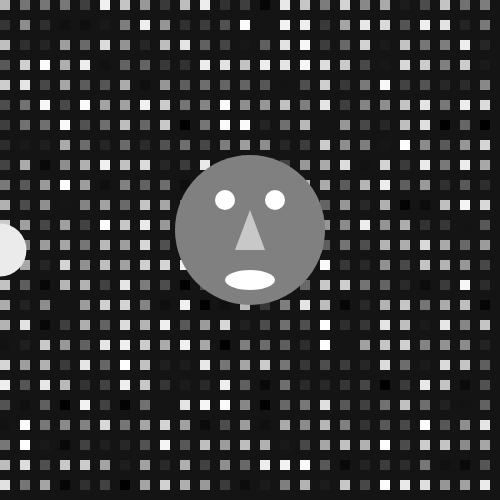
Frame 1 (no input)
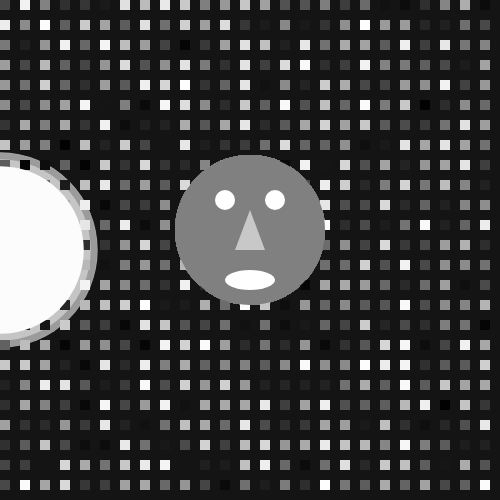
Frame 60 (no input)
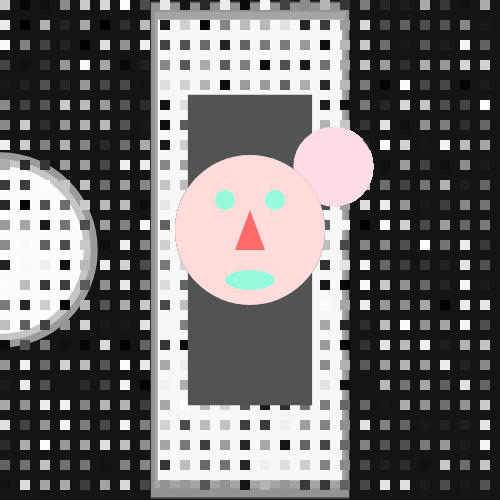
Frame 120 (the mouse pressed at the canvas centre since frame 60)

The p5.js sketch that drew these frames (run headless with seeded random() and noise() and a simulated clock; from frame 60 on, the mouse is pressed at the canvas centre):

// p5.js sketch
// ── sketch.js


let lxo = 200;
let lyo = 150;

let rand = 0;
let gridName = "Gary";
function setup() {
  createCanvas(500, 500);

  noStroke();
 
  background(20);
  fill(255);
  rectMode(CENTER);
  frameRate(30)
}

function draw() {
    


  for (let i = 0; i < 500; i += 20) {
    for (let j = 0; j < 500; j += 20) {
      rand = random(255);
      fill(rand);
      rect(i + 5, j + 5, 10, 10);
      console.log("this has a greyscale value of" + rand);
    }
  }
let r = random(10,100); //0to30
  let m = mouseX;
  console.log(m + " " + r);

 if (m < width/2)  {
 
    ellipse(m, height/2, r * 2, r * 2);
    fill("pink");
 } else {
   
    rect(m, height/2, r * 2, r * 5);
   }
   if (r < 20){
 console.log("hi");
}



  // mouse pressed test
  if (mouseIsPressed) {



        if (mouseX < 100) {

          if (mouseY < 100) {
            fill(255, 220, 220);
            ellipse(width / 4, height / 4, 60, 60);
          }

        }
        if (mouseX > 100) {

          if (mouseY > 100) {
            fill(255, 220, 230);
            rect(width / 1.5, height / 3, 80, 80, 40);
          }
        }

        if (mouseX > 400) {

          if (mouseY > 400) {
            fill(255, 220, 230);
            rect(width / 1.5, height / 1.5, 80, 80, 10);
          }
        }


      }   // mouse pressed test ends


 
      // ----------------------- face start
      fill("grey");
      // anchor graphic

      ellipse(50 + lxo, 80 + lyo, 150, 150);
      fill(255);
      ellipse(25 + lxo, 50 + lyo, 20, 20);
      ellipse(75 + lxo, 50 + lyo, 20, 20);
      ellipse(50 + lxo, 130 + lyo, 50, 20);
      // x1,y1,x2,y2,x3,y3
      fill(200);
      triangle(50 + lxo, 60 + lyo, 35 + lxo, 100 + lyo, 65 + lxo, 100 + lyo);
      // ------------------------face end

      // roll over test
      if (mouseX > 200 && mouseX < 300) {
        if (mouseY > 200 && mouseY < 300) {

          fill(255, 220, 220);
          ellipse(50 + lxo, 80 + lyo, 150, 150);
          fill(255, 0, 0, 130);
          triangle(50 + lxo, 60 + lyo, 35 + lxo, 100 + lyo, 65 + lxo, 100 + lyo);
          fill(150, 250, 220);
          ellipse(25 + lxo, 50 + lyo, 20, 20);
          ellipse(75 + lxo, 50 + lyo, 20, 20);
          ellipse(50 + lxo, 130 + lyo, 50, 20);
        }
      }  // roll over test ends

 

    }
